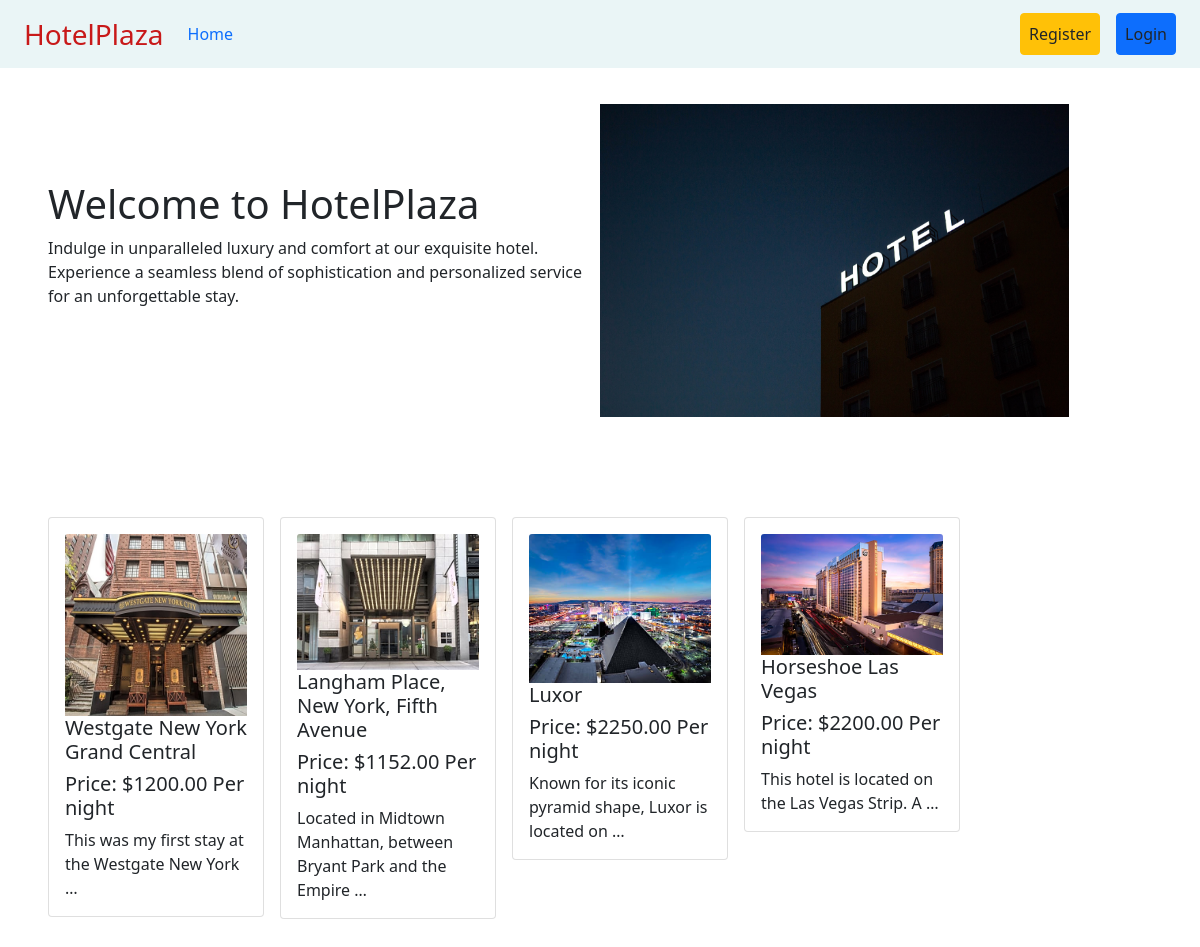
The page / on the database its author committed.
### post/models.py (models this page shows, shortened)
class Post(models.Model):
    title = models.CharField(max_length=50)
    price = models.DecimalField(max_digits=10, decimal_places=2, null=True)
    content = models.TextField()
    image = models.ImageField(
        upload_to='post/media/uploads/', blank=True, null=True)

### hotelPlaza/views.py (the view)
# urls.py: 2. Add a URL to urlpatterns:  path('', views.home, name='home')
def home(request):
    data = Post.objects.all()
    return render(request, 'home.html', {'data': data})

### templates/home.html
{% extends 'base.html' %}
{% load static %}
{% block content %}
<div class="d-flex flex-wrap px-5 pt-3 align-items-center">
  <div class="col-6">
    <h1>Welcome to HotelPlaza</h1>
    <p>Indulge in unparalleled luxury and comfort at our exquisite hotel. Experience a seamless blend of sophistication and personalized service for an unforgettable stay.</p>
  </div>
  <div class=" col-6 pt-3 my-1">
    <img style="width: 85%" src="{% static 'marten-bjork-n_IKQDCyrG0-unsplash.jpg' %}" />
  </div>
</div>
<div class="d-flex flex-wrap p-4">
  <div class="col-10 p-3">
    <div class="d-flex flex-wrap pt-5">
      {% for post in data %}
      <div class="col-sm-3">
        <div class="card m-2">
          <div class="card-body">
            <img src="{{post.image.url}}" class="card-img-top" alt="...">
            <h5 class="card-title"><a href="{% url 'detail_post' post.id %}"
                class="text-decoration-none text-dark">{{post.title}}</a></h5>
            <h5 class="card-title">Price: ${{post.price}} Per night</h5>
            <p class="card-text">{{post.content |truncatewords:10}}</p>
          </div>
        </div>
      </div>
      {% endfor %}
    </div>
  </div>
</div>
{% endblock %}

### templates/base.html (shortened to what this page needs)
<!DOCTYPE html>
<html lang="en">
<head>
  <link href="https://cdn.jsdelivr.net/npm/bootstrap@5.0.2/dist/css/bootstrap.min.css" rel="stylesheet"
 />
</head>
<body  style="background-color : #ffffff">
  <nav class=" container-fluid navbar navbar-expand-lg" style="background-color: rgb(234, 245, 246);">
    <div class="container-fluid">
      <a class="navbar-brand fs-3" style="color: rgb(200, 25, 25); font-weight: 500;">HotelPlaza</a>
      <div class="collapse navbar-collapse" id="navbarSupportedContent">
        <ul class="navbar-nav me-auto mb-2 mb-lg-0">
          <li class="nav-item">
            <a class="nav-link active gap-2" aria-current="page" href="{% url 'home' %}">Home</a>
          </li>
        </ul>
        <div class="d-flex">
          <ul class="navbar-nav me-auto mb-2 mb-lg-0">
            {% if request.user.is_authenticated %}
            <p class="fs-6 text-dark pt-2">
              {{request.user.first_name}}:(balance:{{request.user.account.balance}})
            </p>
            <li class="nav-item mx-3">
              <a class="nav-link btn btn-warning text-dark" href="{% url 'profile' %}">Profile</a>
            </li>
            <li class="nav-item mx-3">
              <a class="nav-link btn btn-danger text-dark" href="{% url 'logout' %}">Logout</a>
            </li>
            {% else %}
            <li class="nav-item mx-3">
              <a class="nav-link btn btn-warning text-dark" href="{% url 'register' %}">Register</a>
            </li>
            <li class="nav-item">
              <a class="nav-link btn btn-primary text-dark" href="{% url 'login' %}">Login</a>
            </li>
            {% endif %}
          </ul>
        </div>
      </div>
    </div>
  </nav>
  {% block content %} {% endblock %}
</body>
</html>

### rows shown on the page
Post: image (picture), title "Westgate New York Grand Central", price "1200.00", content "This was my first stay at the Westgate New York …"
Post: image (picture), title "Langham Place, New York, Fifth Avenue", price "1152.00", content "Located in Midtown Manhattan, between Bryant Park and the Empire …"
Post: image (picture), title "Luxor", price "2250.00", content "Known for its iconic pyramid shape, Luxor is located on …"
Post: image (picture), title "Horseshoe Las Vegas", price "2200.00", content "This hotel is located on the Las Vegas Strip. A …"
